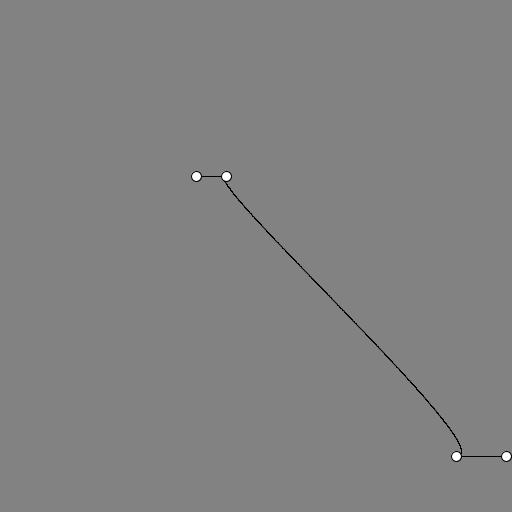
Frame 1 (no input)
Frame 60 (the mouse pressed at the canvas centre just before this capture): identical to frame 1, image omitted
Frame 120 (the mouse held since frame 60 and released just before this capture): identical to frame 1, image omitted

The Processing sketch that drew this single still picture (run headless with seeded random() and noise(); from frame 60 on, the mouse is pressed at the canvas centre):

// Processing sketch: sketch_23_Bezier
// ── sketch_23_Bezier.pde
Bezier bezier;
PVector p0, p1, p2, p3;
void setup() {
  size(512, 512);
  p0 = new PVector(-30, -80);
  //p1 = new PVector(200*cos(2*PI*0.001*millis()), 200*sin(2*PI*0.001*millis()));
  p1 = new PVector(-60, -80);
  p2 = new PVector(250, 200);
  p3 = new PVector(200, 200);
}

void draw() {
  background(130);
  translate(width/2, height/2);
  bezier = new Bezier(p0, p1, p2, p3);
  bezier.Dibujar();
  line(p0.x, p0.y, p1.x, p1.y);
  line(p2.x, p2.y, p3.x, p3.y);
  circle(p0.x, p0.y, 10);
  circle(p1.x, p1.y, 10);
  circle(p2.x, p2.y, 10);
  circle(p3.x, p3.y, 10);
}

// ── Bezier.pde
class Bezier {
  PVector p0;
  PVector p1;
  PVector p2;
  PVector p3;
  
  ArrayList<PVector> puntos;

  Bezier(PVector _p0, PVector _p1) {
    p0 = new PVector(_p0.x, _p0.y);
    p1 = new PVector(_p1.x, _p1.y);
    puntos = new ArrayList<PVector>();
    PrimerOrden();
  }
  
  Bezier(PVector _p0, PVector _p1, PVector _p2) {
    p0 = new PVector(_p0.x, _p0.y);
    p1 = new PVector(_p1.x, _p1.y);
    p2 = new PVector(_p2.x, _p2.y);
    puntos = new ArrayList<PVector>();
    SegundoOrden();
  }
  
   Bezier(PVector _p0, PVector _p1, PVector _p2, PVector _p3) {
     p0 = new PVector(_p0.x, _p0.y);
     p1 = new PVector(_p1.x, _p1.y);
     p2 = new PVector(_p2.x, _p2.y);
     p3 = new PVector(_p3.x, _p3.y);
     puntos = new ArrayList<PVector>();
     TercerOrden();
   }
  
  void PrimerOrden() {
     for (float t=0; t <= 1; t+= 0.001) {
       float x = p0.x * (1 -t) + p1.x * t;
       float y = p0.y * (1 -t) + p1.y * t;
       puntos.add(new PVector(x, y));
     }
  }  
  
  void SegundoOrden() {
  for (float t=0; t <= 1; t+= 0.001) {
       float a = (1 - t) * (1 - t);
       float b = (1 - t) * 2 * t;
       float c = t * t;
       float x = a * p0.x + b * p1.x + c * p2.x;
       float y = a * p0.y + b * p1.y + c * p2.y;
       puntos.add(new PVector(x, y));
     }
  }
  
  void TercerOrden() {
    for (float t=0; t <= 1; t+= 0.001) {
         float a = (1 - t) * (1 - t) * (1 - t);
         float b = 3 * t * (1 - t) * (1 - t);
         float c = 3 * t * t * (1 - t);
         float d = t * t * t;
         float x = a * p0.x + b * p1.x + c * p2.x + d * p3.x;
         float y = a * p0.y + b * p1.y + c * p2.y + d * p3.y;
         puntos.add(new PVector(x, y));
     }
  }
  
  void Dibujar () {
    noFill();
    beginShape();
      for(PVector p: puntos) {
        vertex(p.x, p.y);
      }
    endShape();
    fill(255);
  }
  
}
